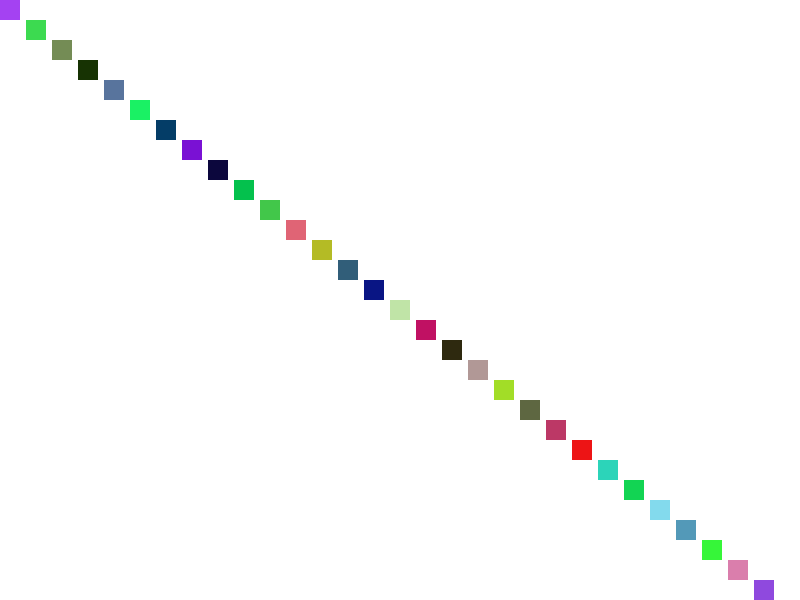
Frame 1 (no input)
Frame 60 (the mouse pressed at the canvas centre just before this capture): identical to frame 1, image omitted
Frame 120 (the mouse held since frame 60 and released just before this capture): identical to frame 1, image omitted

The Processing sketch that drew this single still picture (run headless with seeded random() and noise(); from frame 60 on, the mouse is pressed at the canvas centre):

// Processing sketch: ej_08_tres_cuadrados_arreglos
// ── ej_08_tres_cuadrados_arreglos.pde
// ej_08_tres_cuadrados_arreglos
// por montoyamoraga
// para Academia Sinestesia
// Programa Medios Interactivos 2022
// v0.0.1 julio 2022
// hecho con Processing 4.0b8

// numero de figuras
int figuras = 30;

// numero de dimensiones, 2D
int dimensiones = 2;

// declarar arreglo de colores
color[] colores = new color[figuras];

// declarar arreglo posiciones minimas
float[] posMin = new float[dimensiones];

// declarar arreglo deltas de posicion
float[] posDelta = new float[dimensiones];

// declarar arreglo posiciones X
float[] posX = new float[figuras];

// declarar posiciones Y
float[] posY = new float[figuras];

void setup() {

  // lienzo ancho 800px alto 600px
  size(800, 600);

  // fondo blanco
  background(255);

  // no dibujar bordes de figuras
  noStroke();

  // asignar valores a arreglo de color
  for (int i = 0; i < colores.length; i++) {
    colores[i] = color(random(255), random(255), random(255));
  }

  // asignar valores a posiciones minimas
  posMin[0] = 0;
  posMin[1] = 0;

  // asignar valores a incrementos de posicion
  posDelta[0] = width/(figuras);
  posDelta[1] = height/(figuras);

  // asignar valores a arreglo de posicionX
  for (int i = 0; i < posX.length; i++) {
    posX[i] = posMin[0] + posDelta[0]*i;
  }

  // asignar valores a arreglo de posicionY
  for (int i = 0; i < posY.length; i++) {
    posY[i] = posMin[1] + posDelta[1]*i;
  }
}

void draw() {

  for (int i = 0; i < figuras; i++) {
    fill(colores[i]);
    rect(posX[i], posY[i], 20, 20);
  }

}
